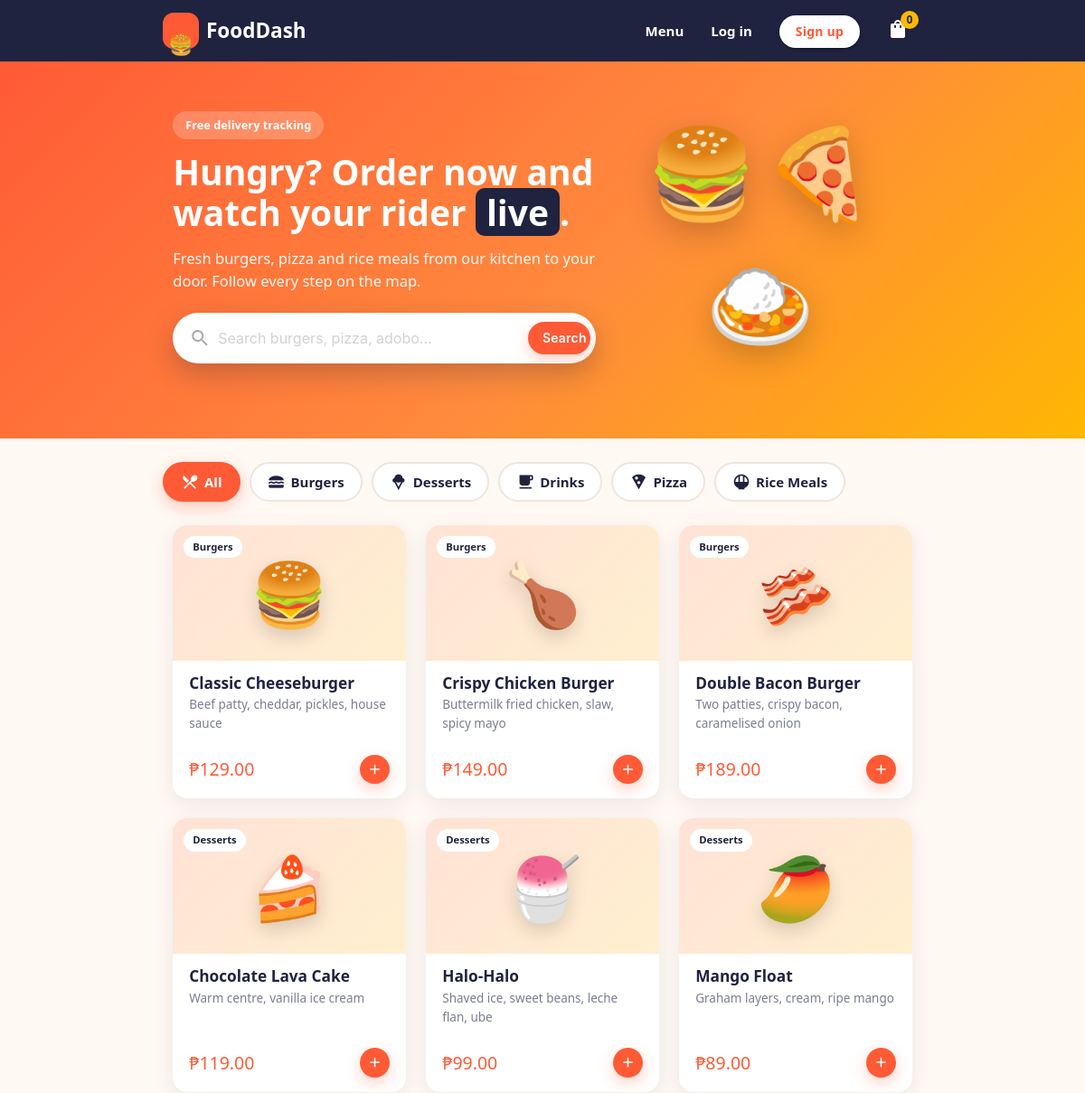
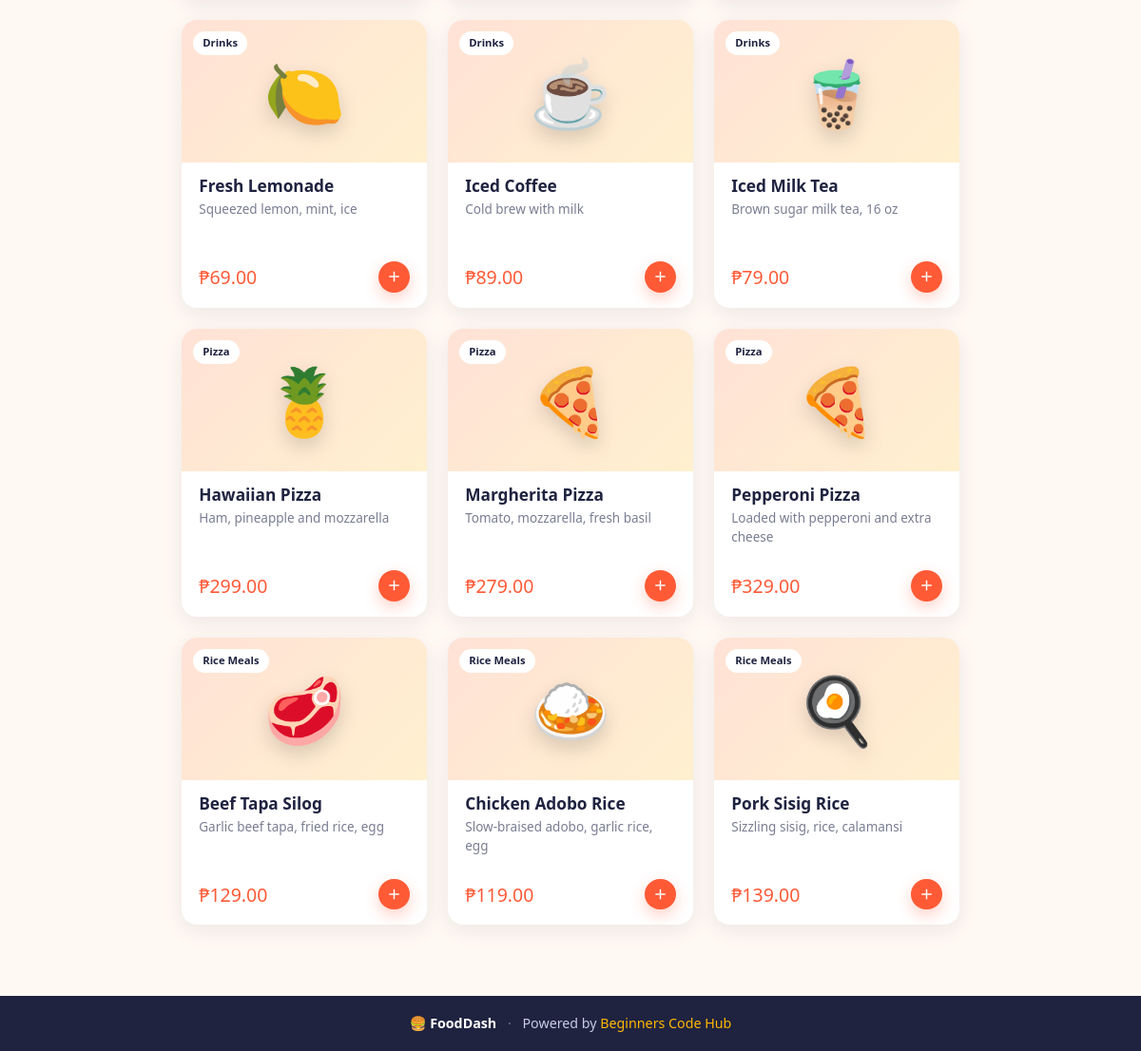
The page / on the database its author committed (2 pictures, top to bottom).
### tables this page shows
CREATE TABLE categories (
  id    INT UNSIGNED AUTO_INCREMENT PRIMARY KEY,
  name  VARCHAR(80) NOT NULL UNIQUE,
  icon  VARCHAR(40) NOT NULL DEFAULT 'restaurant'
);

CREATE TABLE products (
  id           INT UNSIGNED AUTO_INCREMENT PRIMARY KEY,
  category_id  INT UNSIGNED NOT NULL,
  name         VARCHAR(120) NOT NULL,
  description  VARCHAR(255) NOT NULL DEFAULT '',
  price        DECIMAL(10,2) NOT NULL,
  emoji        VARCHAR(16)  NOT NULL DEFAULT '🍽️',
  image        VARCHAR(255) NULL,
  is_available TINYINT(1) NOT NULL DEFAULT 1,
  created_at   TIMESTAMP NOT NULL DEFAULT CURRENT_TIMESTAMP,
  CONSTRAINT fk_products_category FOREIGN KEY (category_id) REFERENCES categories(id)
);

### core/View.php (called while the page is built, shortened)
<?php
final class View
{
    private static array $exported = [];
    public static function render(string $template, array $data = [], ?string $layout = 'layouts/main'): string
    {
        self::$exported = [];
        $content = self::capture($template, $data, true);
        return self::capture($layout, self::$exported + $data + ['content' => $content], false);
    }
    private static function capture(string $__template, array $__data, bool $__export): string
    {
        $__file = ROOT . '/app/Views/' . $__template . '.php';
        extract($__data, EXTR_SKIP);
        require $__file;
        $html = (string) ob_get_clean();
        return $html;
    }
}

### core/Controller.php (called while the page is built, shortened)
<?php
abstract class Controller
{
    protected function page(string $template, array $data = [], string $layout = 'layouts/main'): Response
    {
        return Response::html(View::render($template, $data, $layout));
    }
}

### app/Controllers/MenuController.php (called while the page is built, shortened)
<?php
final class MenuController extends Controller
{
    public function index(): Response
    {
        $categoryId = (int) $this->request->input('category', 0);
        $search = trim((string) $this->request->input('q', ''));
        return $this->page('menu/index', [
            'title' => 'Menu',
            'categories' => Category::all('name'),
            'products' => Product::menu($categoryId ?: null, $search),
            'activeCategory' => $categoryId,
            'search' => $search,
        ]);
    }
}

### core/Router.php (called while the page is built, shortened)
<?php
final class Router
{
    private array $routes = [];
    private string $prefix = '';
    private array $groupMiddleware = [];
    public function group(string $prefix, array $middleware, callable $routes): void
    {
        [$oldPrefix, $oldMiddleware] = [$this->prefix, $this->groupMiddleware];
        $this->prefix .= $prefix;
        $this->groupMiddleware = [...$this->groupMiddleware, ...$middleware];
        [$this->prefix, $this->groupMiddleware] = [$oldPrefix, $oldMiddleware];
    }
    private function add(string $method, string $path, array $handler, array $middleware): void
    {
        $full = '/' . trim($this->prefix . '/' . trim($path, '/'), '/');
        $regex = '#^' . preg_replace('#\{(\w+)\}#', '(?P<$1>[0-9]+)', $full) . '$#';
        $this->routes[] = [$method, $regex, $handler, [...$this->groupMiddleware, ...$middleware]];
    }
    public function dispatch(Request $request): Response
    {
        $pathMatched = false;
        foreach ($this->routes as [$method, $regex, $handler, $middleware]) {
            if (!preg_match($regex, $request->path, $m)) {
                continue;
            }
            $pathMatched = true;
            $request->params = array_map('intval', array_filter($m, 'is_string', ARRAY_FILTER_USE_KEY));
            [$class, $action] = $handler;
            $result = (new $class($request))->$action(...array_values($request->params));
            return $this->toResponse($result);
        }
        throw new HttpException($pathMatched ? 405 : 404, $pathMatched ? 'Method not allowed.' : 'Page not found.');
    }
    private function toResponse(mixed $result): Response
    {
        return match (true) {
            $result instanceof Response => $result,
            is_array($result) => Response::json($result),
            default => Response::html((string) $result),
        };
    }
}

### core/App.php (called while the page is built, shortened)
<?php
final class App
{
    public static function run(): void
    {
        $request = Request::capture();
        $router = new Router();
        $response = $router->dispatch($request);
    }
}

### public/index.php (called while the page is built, shortened)
<?php
require dirname(__DIR__) . '/core/bootstrap.php';
Core\App::run();

### core/helpers.php (called while the page is built, shortened)
<?php
function e(mixed $value): string
{
    return htmlspecialchars((string) $value, ENT_QUOTES | ENT_SUBSTITUTE, 'UTF-8');
}
function config(string $key, mixed $default = null): mixed
{
    $value = App::$config;
    foreach (explode('.', $key) as $part) {
        $value = $value[$part];
    }
    return $value;
}
function url(string $path = ''): string
{
    return App::$base . '/' . ltrim($path, '/');
}
function asset(string $path): string
{
    return url('assets/' . ltrim($path, '/'));
}
function money(float|int|string $amount): string
{
    return config('currency') . number_format((float) $amount, 2);
}

### core/DB.php (called while the page is built, shortened)
<?php
final class DB
{
    private static ?PDO $pdo = null;
    public static function pdo(): PDO
    {
        if (self::$pdo === null) {
            $c = config('db');
            $dsn = "mysql:host={$c['host']};port={$c['port']};dbname={$c['name']};charset=utf8mb4";
            self::$pdo = new PDO($dsn, $c['user'], $c['pass'], [
                PDO::ATTR_ERRMODE => PDO::ERRMODE_EXCEPTION,
                PDO::ATTR_DEFAULT_FETCH_MODE => PDO::FETCH_ASSOC,
                PDO::ATTR_EMULATE_PREPARES => false,
            ]);
        }
        return self::$pdo;
    }
    public static function run(string $sql, array $params = []): PDOStatement
    {
        $stmt = self::pdo()->prepare($sql);
        $stmt->execute($params);
        return $stmt;
    }
    public static function all(string $sql, array $params = []): array
    {
        return self::run($sql, $params)->fetchAll();
    }
}

### core/Model.php (called while the page is built, shortened)
<?php
abstract class Model
{
    protected static string $table;
    public static function all(string $orderBy = 'id DESC'): array
    {
        return DB::all('SELECT * FROM `' . static::$table . "` ORDER BY $orderBy");
    }
}

### core/bootstrap.php (called while the page is built, shortened)
<?php
spl_autoload_register(function (string $class): void {
    $map = ['Core\\' => ROOT . '/core/', 'App\\' => ROOT . '/app/'];
    foreach ($map as $prefix => $dir) {
        if (str_starts_with($class, $prefix)) {
            $file = $dir . str_replace('\\', '/', substr($class, strlen($prefix))) . '.php';
        }
    }
});
require ROOT . '/core/helpers.php';

### core/Request.php (called while the page is built, shortened)
<?php
final class Request
{
    public function input(string $key, mixed $default = null): mixed
    {
        return $this->input[$key] ?? $this->query[$key] ?? $default;
    }
}

### app/Models/Product.php (called while the page is built, shortened)
<?php
final class Product extends Model
{
    public static function menu(?int $categoryId, string $search = ''): array
    {
        $sql = 'SELECT p.*, c.name AS category FROM products p JOIN categories c ON c.id = p.category_id WHERE p.is_available = 1';
        $params = [];
        return DB::all($sql . ' ORDER BY c.name, p.name', $params);
    }
}

### core/Session.php (called while the page is built, shortened)
<?php
final class Session
{
    public static function get(string $key, mixed $default = null): mixed
    {
        return $_SESSION[$key] ?? $default;
    }
}

### core/Auth.php (called while the page is built, shortened)
<?php
final class Auth
{
    private static ?array $user = null;
    public static function user(): ?array
    {
        return self::$user;
    }
}

### app/Services/Cart.php (called while the page is built, shortened)
<?php
final class Cart
{
    public static function items(): array
    {
        return Session::get(self::KEY, []);
    }
    public static function count(): int
    {
        return array_sum(self::items());
    }
}

### app/Views/menu/index.php (the view, shortened to what this page needs)
<section class="fd-hero">
    <div class="container">
        <div class="row valign-wrapper">
            <div class="col s12 m7">
                <span class="fd-pill">Free delivery tracking</span>
                <h2>Hungry? Order now and<br>watch your rider <span class="fd-hl">live</span>.</h2>
                <p>Fresh burgers, pizza and rice meals from our kitchen to your door. Follow every step on the map.</p>
                <form action="<?= url('/') ?>" method="get" class="fd-search">
                    <i class="material-icons">search</i>
                    <input type="search" name="q" value="<?= e($search) ?>" placeholder="Search burgers, pizza, adobo...">
                    <button class="btn fd-coral waves-effect" type="submit">Search</button>
                </form>
            </div>
            <div class="col m5 hide-on-small-only center-align fd-hero-art">🍔🍕🍛</div>
        </div>
    </div>
</section>
<div class="container fd-menu">
    <div class="fd-chips">
        <a href="<?= url('/') ?>" class="fd-chip <?= !$activeCategory ? 'active' : '' ?>"><i class="material-icons">restaurant_menu</i>All</a>
        <?php foreach ($categories as $category): ?>
            <a href="<?= url('/?category=' . $category['id']) ?>" class="fd-chip <?= $activeCategory === (int) $category['id'] ? 'active' : '' ?>">
                <i class="material-icons"><?= e($category['icon']) ?></i><?= e($category['name']) ?>
            </a>
        <?php endforeach; ?>
    </div>
    <div class="row fd-grid">
        <?php foreach ($products as $product): ?>
            <div class="col s12 m6 l4">
                <article class="card fd-card">
                    <div class="fd-thumb">
                        <?php if ($product['image']): ?>
                            <img src="<?= url($product['image']) ?>" alt="<?= e($product['name']) ?>">
                        <?php else: ?>
                            <span class="fd-emoji"><?= e($product['emoji']) ?></span>
                        <?php endif; ?>
                        <span class="fd-tag"><?= e($product['category']) ?></span>
                    </div>
                    <div class="card-content">
                        <h3><?= e($product['name']) ?></h3>
                        <p><?= e($product['description']) ?></p>
                    </div>
                    <div class="fd-card-foot">
                        <strong class="fd-price"><?= money($product['price']) ?></strong>
                        <button class="btn-floating btn-small waves-effect fd-coral" data-add-to-cart="<?= (int) $product['id'] ?>" aria-label="Add <?= e($product['name']) ?> to cart">
                            <i class="material-icons">add</i>
                        </button>
                    </div>
                </article>
            </div>
        <?php endforeach; ?>
    </div>
</div>

### app/Views/layouts/main.php (shortened to what this page needs)
<?php
$user = Auth::user();
?>
<!DOCTYPE html>
<html lang="en">
<head>
    <link rel="stylesheet" href="<?= asset('vendor/materialize.min.css') ?>">
    <link rel="stylesheet" href="<?= asset('css/app.css') ?>">
</head>
<body data-base="<?= e(url('')) ?>" class="fd-shop">
<header>
    <nav class="fd-nav">
        <div class="nav-wrapper container">
            <a href="<?= url('/') ?>" class="brand-logo"><span class="fd-logo">🍔</span> <?= e(config('app_name')) ?></a>
            <ul class="right">
                <li class="hide-on-small-only"><a href="<?= url('/') ?>">Menu</a></li>
                <?php if ($user): ?>
                    <?php if ($user['role'] === 'customer'): ?>
                        <li class="hide-on-small-only"><a href="<?= url('/orders') ?>">My orders</a></li>
                    <?php else: ?>
                        <li class="hide-on-small-only"><a href="<?= url($user['role'] === 'admin' ? '/admin' : '/rider') ?>"><?= $user['role'] === 'admin' ? 'Admin' : 'Deliveries' ?></a></li>
                    <?php endif; ?>
                    <li class="hide-on-small-only"><a href="#" data-confirm="Log out of FoodDash?" data-url="<?= url('/logout') ?>" data-method="POST" data-yes="Log out" data-tone="info"><i class="material-icons left">logout</i><?= e(explode(' ', $user['name'])[0]) ?></a></li>
                <?php else: ?>
                    <li><a href="#" data-modal="<?= url('/login') ?>">Log in</a></li>
                    <li class="hide-on-small-only"><a class="btn white fd-coral-text" href="#" data-modal="<?= url('/register') ?>">Sign up</a></li>
                <?php endif; ?>
                <li><a href="#" data-modal="<?= url('/cart') ?>" class="fd-cart-link" aria-label="Cart">
                    <i class="material-icons">shopping_bag</i><span class="fd-badge" data-cart-count><?= Cart::count() ?></span>
                </a></li>
            </ul>
        </div>
    </nav>
</header>
<main>
    <?= $content ?>
</main>
<?php require ROOT . '/app/Views/partials/footer.php'; ?>
</body>
</html>

### app/Views/partials/footer.php
<footer class="fd-footer">
    <div class="container">
        <span class="fd-footer-logo">🍔 <?= e(config('app_name')) ?></span>
        <span class="fd-footer-sep">·</span>
        <span>Powered by <strong>Beginners Code Hub</strong></span>
    </div>
</footer>

### core/Response.php (shortened to what this page needs)
<?php
final class Response
{
    public function send(): void
    {
        echo $this->body;
    }
}

### rows shown on the page
categories: name "Burgers"
categories: name "Desserts"
categories: name "Drinks"
categories: name "Pizza"
categories: name "Rice Meals"
products: emoji "🍔", category.name "Burgers", name "Classic Cheeseburger", description "Beef patty, cheddar, pickles, house sauce", price "₱129.00"
products: emoji "🍗", category.name "Burgers", name "Crispy Chicken Burger", description "Buttermilk fried chicken, slaw, spicy mayo", price "₱149.00"
products: emoji "🥓", category.name "Burgers", name "Double Bacon Burger", description "Two patties, crispy bacon, caramelised onion", price "₱189.00"
products: emoji "🍰", category.name "Desserts", name "Chocolate Lava Cake", description "Warm centre, vanilla ice cream", price "₱119.00"
products: emoji "🍧", category.name "Desserts", name "Halo-Halo", description "Shaved ice, sweet beans, leche flan, ube", price "₱99.00"
products: emoji "🥭", category.name "Desserts", name "Mango Float", description "Graham layers, cream, ripe mango", price "₱89.00"
products: emoji "🍋", category.name "Drinks", name "Fresh Lemonade", description "Squeezed lemon, mint, ice", price "₱69.00"
products: emoji "☕", category.name "Drinks", name "Iced Coffee", description "Cold brew with milk", price "₱89.00"
products: emoji "🧋", category.name "Drinks", name "Iced Milk Tea", description "Brown sugar milk tea, 16 oz", price "₱79.00"
products: emoji "🍍", category.name "Pizza", name "Hawaiian Pizza", description "Ham, pineapple and mozzarella", price "₱299.00"
products: emoji "🍕", category.name "Pizza", name "Margherita Pizza", description "Tomato, mozzarella, fresh basil", price "₱279.00"
products: emoji "🍕", category.name "Pizza", name "Pepperoni Pizza", description "Loaded with pepperoni and extra cheese", price "₱329.00"
products: emoji "🥩", category.name "Rice Meals", name "Beef Tapa Silog", description "Garlic beef tapa, fried rice, egg", price "₱129.00"
products: emoji "🍛", category.name "Rice Meals", name "Chicken Adobo Rice", description "Slow-braised adobo, garlic rice, egg", price "₱119.00"
products: emoji "🍳", category.name "Rice Meals", name "Pork Sisig Rice", description "Sizzling sisig, rice, calamansi", price "₱139.00"

### other values the page prints
config('app_name') "FoodDash"
Cart::count() "0"
